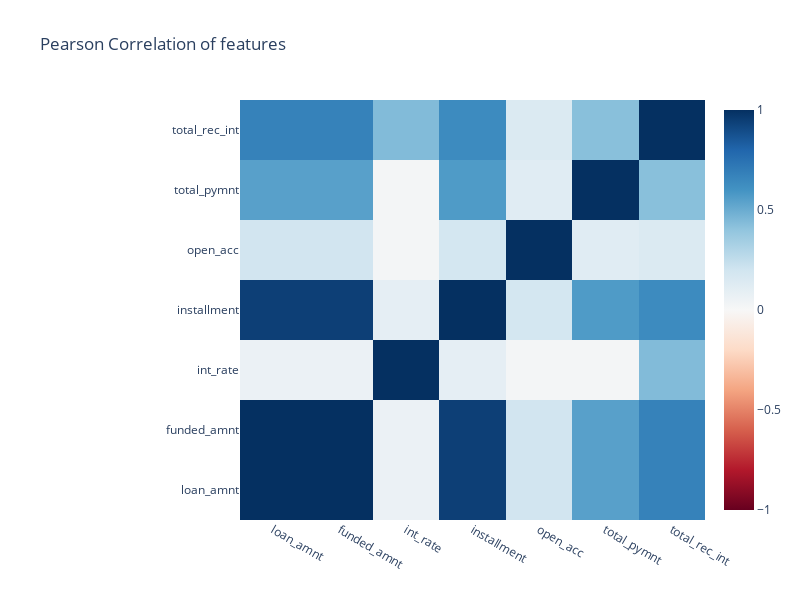

Notebook source saved alongside this figure:
### Code cell
# Plot the correlation matrix
df_corr = df[continuous_variables_vis]

corr = df_corr.corr()
pio.templates.default = "plotly_white"

trace = go.Heatmap(z=corr.values,
                  x=corr.index.values,
                  y=corr.columns.values,
                  colorscale=px.colors.sequential.RdBu,
                  zmin=-1,
                  zmax=1)

layout = go.Layout(
    title='Pearson Correlation of features',
    xaxis = dict(ticks='', nticks=52),
    yaxis = dict(ticks='' ),
    width = 800, height = 600,
margin=dict(
    l=240,
),)

fig = go.Figure(layout=layout)
fig.add_trace(trace)
fig.show()

### Figure 1 — Plotly figure (JSON) as saved in the notebook; plotly's stock layout.template omitted (floating-point values rounded to 4 significant figures)
{"data": [{"colorscale": [[0, "rgb(103,0,31)"], [0.1, "rgb(178,24,43)"], [0.2, "rgb(214,96,77)"], [0.3, "rgb(244,165,130)"], [0.4, "rgb(253,219,199)"], [0.5, "rgb(247,247,247)"], [0.6, "rgb(209,229,240)"], [0.7, "rgb(146,197,222)"], [0.8, "rgb(67,147,195)"], [0.9, "rgb(33,102,172)"], [1, "rgb(5,48,97)"]], "type": "heatmap", "x": ["loan_amnt", "funded_amnt", "int_rate", "installment", "open_acc", "total_pymnt", "total_rec_int"], "y": ["loan_amnt", "funded_amnt", "int_rate", "installment", "open_acc", "total_pymnt", "total_rec_int"], "z": [[1, 1, 0.06429, 0.9436, 0.1954, 0.548, 0.6756], [1, 1, 0.06429, 0.9436, 0.1954, 0.548, 0.6756], [0.06429, 0.06429, 1, 0.09562, 0.02126, 0.0199, 0.4393], [0.9436, 0.9436, 0.09562, 1, 0.1833, 0.5697, 0.6346], [0.1954, 0.1954, 0.02126, 0.1833, 1, 0.1235, 0.1499], [0.548, 0.548, 0.0199, 0.5697, 0.1235, 1, 0.422], [0.6756, 0.6756, 0.4393, 0.6346, 0.1499, 0.422, 1]], "zmax": 1, "zmin": -1}], "layout": {"height": 600, "margin": {"l": 240}, "title": {"text": "Pearson Correlation of features"}, "width": 800, "xaxis": {"nticks": 52, "ticks": ""}, "yaxis": {"ticks": ""}}}
